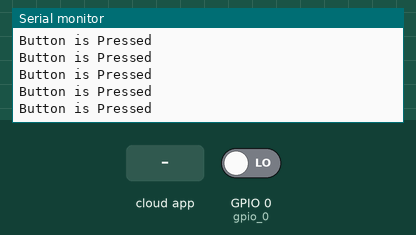
Recording of a sketch running on a simulated ESP32. Shown: the last lines printed to the serial monitor. Inputs (shaded band) come from the test bench; at power-on: GPIO 0 (gpio_0) LOW. WiFi joins after 1.5 s; servers stay silent unless stated.

Above: at 1.2 s.
1.3 s: GPIO 0 (gpio_0) driven HIGH
At 2.1 s:
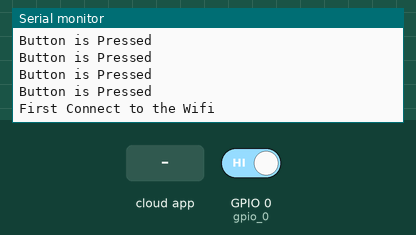
2.8 s: the phone or cloud app sets LightBulb to 0
At 4.1 s:
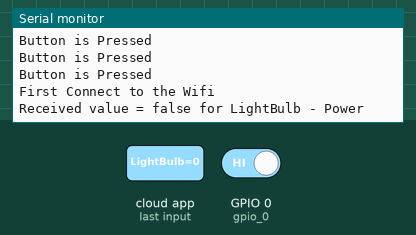
4.4 s: the phone or cloud app sets LightBulb to 1
At 5.5 s:
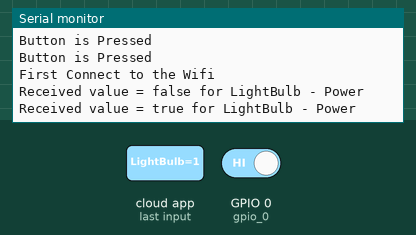

The sketch:

DemoRainMakerOnOFFLight.ino
```cpp
//This example demonstrates the ESP RainMaker with a standard Bulb device.
#include "RMaker.h"
#include "WiFi.h"
#include "WiFiProv.h"

#define DEFAULT_POWER_MODE true
const char *service_name = "PROV_1234";
const char *pop = "abcd1234";

//GPIO for push button to reset the wifi if needed
#if CONFIG_IDF_TARGET_ESP32C3
static int gpio_0 = 9;
static int gpio_bulb = LED_BUILTIN;

#else
//GPIO for virtual device
static int gpio_0 = 0;
static int gpio_bulb = 16;
#endif


/* Variable for reading pin status*/
bool bulb_state = true;

//The framework provides some standard device types like switch, lightbulb, fan, temperaturesensor.
static LightBulb my_bulb;

void sysProvEvent(arduino_event_t *sys_event) {
  switch (sys_event->event_id) {
    case ARDUINO_EVENT_PROV_START:
#if CONFIG_IDF_TARGET_ESP32S2
      Serial.printf("\nProvisioning Started with name \"%s\" and PoP \"%s\" on SoftAP\n", service_name, pop);
      printQR(service_name, pop, "softap");
#else
      Serial.printf("\nProvisioning Started with name \"%s\" and PoP \"%s\" on BLE\n", service_name, pop);
      printQR(service_name, pop, "ble");
#endif
      break;
    case ARDUINO_EVENT_PROV_INIT:
      wifi_prov_mgr_disable_auto_stop(10000);
      break;
    case ARDUINO_EVENT_PROV_CRED_SUCCESS:
      wifi_prov_mgr_stop_provisioning();
      break;
    default:;
  }
}

void write_callback(Device *device, Param *param, const param_val_t val, void *priv_data, write_ctx_t *ctx) {
  const char *device_name = device->getDeviceName();
  const char *param_name = param->getParamName();

  if (strcmp(param_name, "Power") == 0) {
    Serial.printf("Received value = %s for %s - %s\n", val.val.b ? "true" : "false", device_name, param_name);
    bulb_state = val.val.b;
    if (bulb_state == false) {
      digitalWrite(gpio_bulb, LOW);
    } else {
      digitalWrite(gpio_bulb, HIGH);
    }
    param->updateAndReport(val);
  }
}

void setup() {
  Serial.begin(115200);
  pinMode(gpio_0, INPUT | PULLUP);

  Node my_node;
  my_node = RMaker.initNode("ESP RainMaker Node");

  //Initialize switch device
  my_bulb = LightBulb("LightBulb", &gpio_bulb);

  //Standard switch device
  my_bulb.addCb(write_callback);

  //Add switch device to the node
  my_node.addDevice(my_bulb);

  //This is optional
  RMaker.enableOTA(OTA_USING_TOPICS);
  //If you want to enable scheduling, set time zone for your region using setTimeZone().
  //The list of available values are provided here https://rainmaker.espressif.com/docs/time-service.html
  // RMaker.setTimeZone("Asia/Shanghai");
  // Alternatively, enable the Timezone service and let the phone apps set the appropriate timezone
  RMaker.enableTZService();

  RMaker.enableSchedule();

  RMaker.enableScenes();

  RMaker.start();

  WiFi.onEvent(sysProvEvent);
#if CONFIG_IDF_TARGET_ESP32S2
  WiFiProv.beginProvision(WIFI_PROV_SCHEME_SOFTAP, WIFI_PROV_SCHEME_HANDLER_NONE, WIFI_PROV_SECURITY_1, pop, service_name);
#else
  WiFiProv.beginProvision(WIFI_PROV_SCHEME_BLE, WIFI_PROV_SCHEME_HANDLER_FREE_BTDM, WIFI_PROV_SECURITY_1, pop, service_name);
#endif
}

void loop() {
  if (digitalRead(gpio_0) == LOW) {  //Push button pressed for reset wifi or factory reset
    // Key debounce handling
    delay(100);
    int startTime = millis();
    while (digitalRead(gpio_0) == LOW) {
      Serial.print("Button is Pressed\n");
      delay(50);
    }
    int endTime = millis();

    if ((endTime - startTime) > 10000) {
      // If key pressed for more than 10secs, reset all
      Serial.printf("Reset to factory.\n");
      RMakerFactoryReset(2);
    } else if ((endTime - startTime) > 3000) {
      Serial.printf("Reset Wi-Fi.\n");
      // If key pressed for more than 3secs, but less than 10, reset Wi-Fi
      RMakerWiFiReset(2);
    } else {
      Serial.print("First Connect to the Wifi\n");
      delay(10);
    }
  } else {
    delay(100);
  }
}
```

Measured:
- after the input at 1.3 s, the serial monitor: prints a new line at once (image 1)
- after the input at 2.8 s, the serial monitor: prints a new line after 0.10 s (image 2)
- after the input at 4.4 s, the serial monitor: prints a new line after 0.10 s (image 3)
